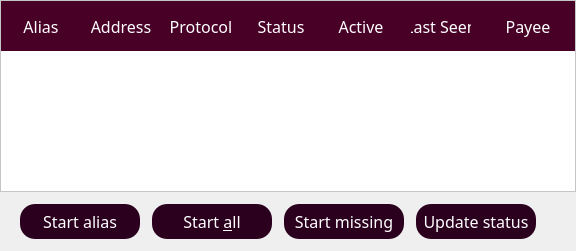
               <widget class="QWidget" name="tabMyNoirnodes_4">
                <property name="font">
                 <font>
                  <family>NoirLight</family>
                 </font>
                </property>
                <attribute name="title">
                 <string>My Zoinnodes</string>
                </attribute>
                <layout class="QGridLayout" name="gridLayout_7">
                 <property name="leftMargin">
                  <number>0</number>
                 </property>
                 <property name="topMargin">
                  <number>0</number>
                 </property>
                 <property name="rightMargin">
                  <number>0</number>
                 </property>
                 <property name="bottomMargin">
                  <number>0</number>
                 </property>
                 <property name="spacing">
                  <number>6</number>
                 </property>
                 <item row="0" column="0">
                  <layout class="QVBoxLayout" name="verticalLayout_12">
                   <property name="spacing">
                    <number>0</number>
                   </property>
                   <property name="leftMargin">
                    <number>0</number>
                   </property>
                   <property name="bottomMargin">
                    <number>0</number>
                   </property>
                   <item>
                    <widget class="QTableWidget" name="tableWidgetMyNoirnodes_4">
                     <property name="minimumSize">
                      <size>
                       <width>500</width>
                       <height>0</height>
                      </size>
                     </property>
                     <property name="font">
                      <font>
                       <family>NoirLight</family>
                       <pointsize>13</pointsize>
                      </font>
                     </property>
                     <property name="styleSheet">
                      <string notr="true">
QHeaderView::section {height:50; width: 100;border: 0px solid white; background-color: #480027; color: white; font-size: 12pt;padding-left: 10; padding-right:10; } 
QHeaderView::down-arrow { image: url(:/icons/txdown); width: 8px; height: 8px; }
 QHeaderView::up-arrow { image: url(:/icons/txup); width: 8px; height: 8px; }

QTableView{
alternate-background-color: #EAE6F1;
background-color: white;
}

QScrollBar:horizontal {
            border: 0px solid;
            background: transparent;
            height: 14px;
            margin: 0px 0px 0px 0px;
              padding: 4px;
}
QScrollBar:vertical {
            border: 0px solid #480027;
            background: transparent;
            width: 14px;
            margin: 0px 0px 0px 0px;
       padding: 4px;
        }
QScrollBar::handle {
            background: #aaaaaa;
            border: 0px;
            border-radius: 3px;
        }
        QScrollBar::add-line:vertical {
            height: 0px;
            subcontrol-position: bottom;
            subcontrol-origin: margin;
        }
        QScrollBar::sub-line:vertical {
            height: 0 px;
            subcontrol-position: top;
            subcontrol-origin: margin;
        }
        QScrollBar::add-line:horizontal {
            width: 0px;
            subcontrol-position: right;
            subcontrol-origin: margin;
        }
        QScrollBar::sub-line:horizontal {
            width: 0 px;
            subcontrol-position: left;
            subcontrol-origin: margin;
        }</string>
                     </property>
                     <property name="editTriggers">
                      <set>QAbstractItemView::NoEditTriggers</set>
                     </property>
                     <property name="alternatingRowColors">
                      <bool>true</bool>
                     </property>
                     <property name="selectionMode">
                      <enum>QAbstractItemView::SingleSelection</enum>
                     </property>
                     <property name="selectionBehavior">
                      <enum>QAbstractItemView::SelectRows</enum>
                     </property>
                     <property name="showGrid">
                      <bool>false</bool>
                     </property>
                     <property name="gridStyle">
                      <enum>Qt::NoPen</enum>
                     </property>
                     <property name="sortingEnabled">
                      <bool>true</bool>
                     </property>
                     <property name="columnCount">
                      <number>7</number>
                     </property>
                     <attribute name="horizontalHeaderDefaultSectionSize">
                      <number>80</number>
                     </attribute>
                     <attribute name="horizontalHeaderMinimumSectionSize">
                      <number>80</number>
                     </attribute>
                     <attribute name="horizontalHeaderStretchLastSection">
                      <bool>true</bool>
                     </attribute>
                     <attribute name="verticalHeaderVisible">
                      <bool>false</bool>
                     </attribute>
                     <column>
                      <property name="text">
                       <string>Alias</string>
                      </property>
                      <property name="textAlignment">
                       <set>AlignCenter</set>
                      </property>
                     </column>
                     <column>
                      <property name="text">
                       <string>Address</string>
                      </property>
                      <property name="textAlignment">
                       <set>AlignCenter</set>
                      </property>
                     </column>
                     <column>
                      <property name="text">
                       <string>Protocol</string>
                      </property>
                      <property name="textAlignment">
                       <set>AlignCenter</set>
                      </property>
                     </column>
                     <column>
                      <property name="text">
                       <string>Status</string>
                      </property>
                      <property name="textAlignment">
                       <set>AlignCenter</set>
                      </property>
                     </column>
                     <column>
                      <property name="text">
                       <string>Active</string>
                      </property>
                      <property name="textAlignment">
                       <set>AlignCenter</set>
                      </property>
                     </column>
                     <column>
                      <property name="text">
                       <string>Last Seen</string>
                      </property>
                      <property name="textAlignment">
                       <set>AlignCenter</set>
                      </property>
                     </column>
                     <column>
                      <property name="text">
                       <string>Payee</string>
                      </property>
                      <property name="textAlignment">
                       <set>AlignCenter</set>
                      </property>
                      <property name="foreground">
                       <brush brushstyle="NoBrush">
                        <color alpha="255">
                         <red>0</red>
                         <green>0</green>
                         <blue>0</blue>
                        </color>
                       </brush>
                      </property>
                     </column>
                    </widget>
                   </item>
                   <item>
                    <layout class="QHBoxLayout" name="horizontalLayout_15">
                     <property name="spacing">
                      <number>12</number>
                     </property>
                     <property name="leftMargin">
                      <number>20</number>
                     </property>
                     <property name="topMargin">
                      <number>12</number>
                     </property>
                     <property name="rightMargin">
                      <number>0</number>
                     </property>
                     <property name="bottomMargin">
                      <number>12</number>
                     </property>
                     <item>
                      <widget class="QPushButton" name="startButton_4">
                       <property name="enabled">
                        <bool>true</bool>
                       </property>
                       <property name="minimumSize">
                        <size>
                         <width>0</width>
                         <height>35</height>
                        </size>
                       </property>
                       <property name="font">
                        <font>
                         <family>NoirRegular</family>
                         <pointsize>12</pointsize>
                        </font>
                       </property>
                       <property name="styleSheet">
                        <string notr="true">
QPushButton {
background-color: #2b001e;
color: white;
border-radius:15px;
height:35px;
width:120px;
border: 0;
}
QPushButton:hover {
background-color: #2b001e;
color: white;
height:35px;
width:120px;
border:0;
}
QPushButton:hover!pressed {
background-color: #4a0e95;
color: white;
border-radius:15px;
height:35px;
width:120px;
border: 0;
}</string>
                       </property>
                       <property name="text">
                        <string>Start alias</string>
                       </property>
                      </widget>
                     </item>
                     <item>
                      <widget class="QPushButton" name="startAllButton_4">
                       <property name="minimumSize">
                        <size>
                         <width>0</width>
                         <height>35</height>
                        </size>
                       </property>
                       <property name="font">
                        <font>
                         <family>NoirRegular</family>
                         <pointsize>12</pointsize>
                        </font>
                       </property>
                       <property name="styleSheet">
                        <string notr="true">
QPushButton {
background-color: #2b001e;
color: white;
border-radius:15px;
height:35px;
width:120px;
border: 0;
}
QPushButton:hover {
background-color: #2b001e;
color: white;
height:35px;
width:120px;
border:0;
}
QPushButton:hover!pressed {
background-color: #4a0e95;
color: white;
border-radius:15px;
height:35px;
width:120px;
border: 0;
}</string>
                       </property>
                       <property name="text">
                        <string>Start &amp;all</string>
                       </property>
                      </widget>
                     </item>
                     <item>
                      <widget class="QPushButton" name="startMissingButton_4">
                       <property name="minimumSize">
                        <size>
                         <width>0</width>
                         <height>35</height>
                        </size>
                       </property>
                       <property name="font">
                        <font>
                         <family>NoirRegular</family>
                         <pointsize>12</pointsize>
                        </font>
                       </property>
                       <property name="styleSheet">
                        <string notr="true">
QPushButton {
background-color: #2b001e;
color: white;
border-radius:15px;
height:35px;
width:120px;
border: 0;
}
QPushButton:hover {
background-color: #2b001e;
color: white;
height:35px;
width:120px;
border:0;
}
QPushButton:hover!pressed {
background-color: #4a0e95;
color: white;
border-radius:15px;
height:35px;
width:120px;
border: 0;
}</string>
                       </property>
                       <property name="text">
                        <string>Start missing</string>
                       </property>
                      </widget>
                     </item>
                     <item>
                      <widget class="QPushButton" name="UpdateButton_4">
                       <property name="minimumSize">
                        <size>
                         <width>0</width>
                         <height>35</height>
                        </size>
                       </property>
                       <property name="font">
                        <font>
                         <family>NoirRegular</family>
                         <pointsize>12</pointsize>
                        </font>
                       </property>
                       <property name="styleSheet">
                        <string notr="true">
QPushButton {
background-color: #2b001e;
color: white;
border-radius:15px;
height:35px;
width:120px;
border: 0;
}
QPushButton:hover {
background-color: #2b001e;
color: white;
height:35px;
width:120px;
border:0;
}
QPushButton:hover!pressed {
background-color: #4a0e95;
color: white;
border-radius:15px;
height:35px;
width:120px;
border: 0;
}</string>
                       </property>
                       <property name="text">
                        <string>Update status</string>
                       </property>
                      </widget>
                     </item>
                     <item>
                      <spacer name="horizontalSpacer_9">
                       <property name="orientation">
                        <enum>Qt::Horizontal</enum>
                       </property>
                       <property name="sizeHint" stdset="0">
                        <size>
                         <width>40</width>
                         <height>20</height>
                        </size>
                       </property>
                      </spacer>
                     </item>
                    </layout>
                   </item>
                  </layout>
                 </item>
                </layout>
               </widget>
